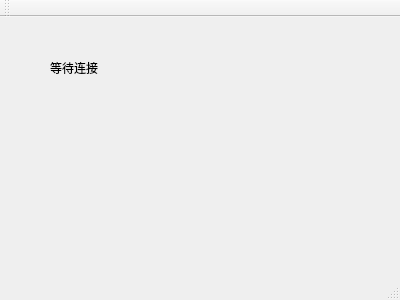
<?xml version="1.0" encoding="UTF-8"?>
<ui version="4.0">
 <class>MainWindow</class>
 <widget class="QMainWindow" name="MainWindow">
  <property name="geometry">
   <rect>
    <x>0</x>
    <y>0</y>
    <width>400</width>
    <height>300</height>
   </rect>
  </property>
  <property name="windowTitle">
   <string>MainWindow</string>
  </property>
  <widget class="QWidget" name="centralWidget">
   <widget class="QLabel" name="label">
    <property name="geometry">
     <rect>
      <x>50</x>
      <y>30</y>
      <width>281</width>
      <height>41</height>
     </rect>
    </property>
    <property name="text">
     <string>等待连接</string>
    </property>
   </widget>
  </widget>
  <widget class="QMenuBar" name="menuBar">
   <property name="geometry">
    <rect>
     <x>0</x>
     <y>0</y>
     <width>400</width>
     <height>30</height>
    </rect>
   </property>
  </widget>
  <widget class="QToolBar" name="mainToolBar">
   <attribute name="toolBarArea">
    <enum>TopToolBarArea</enum>
   </attribute>
   <attribute name="toolBarBreak">
    <bool>false</bool>
   </attribute>
  </widget>
  <widget class="QStatusBar" name="statusBar"/>
 </widget>
 <layoutdefault spacing="6" margin="11"/>
 <resources/>
 <connections/>
</ui>
